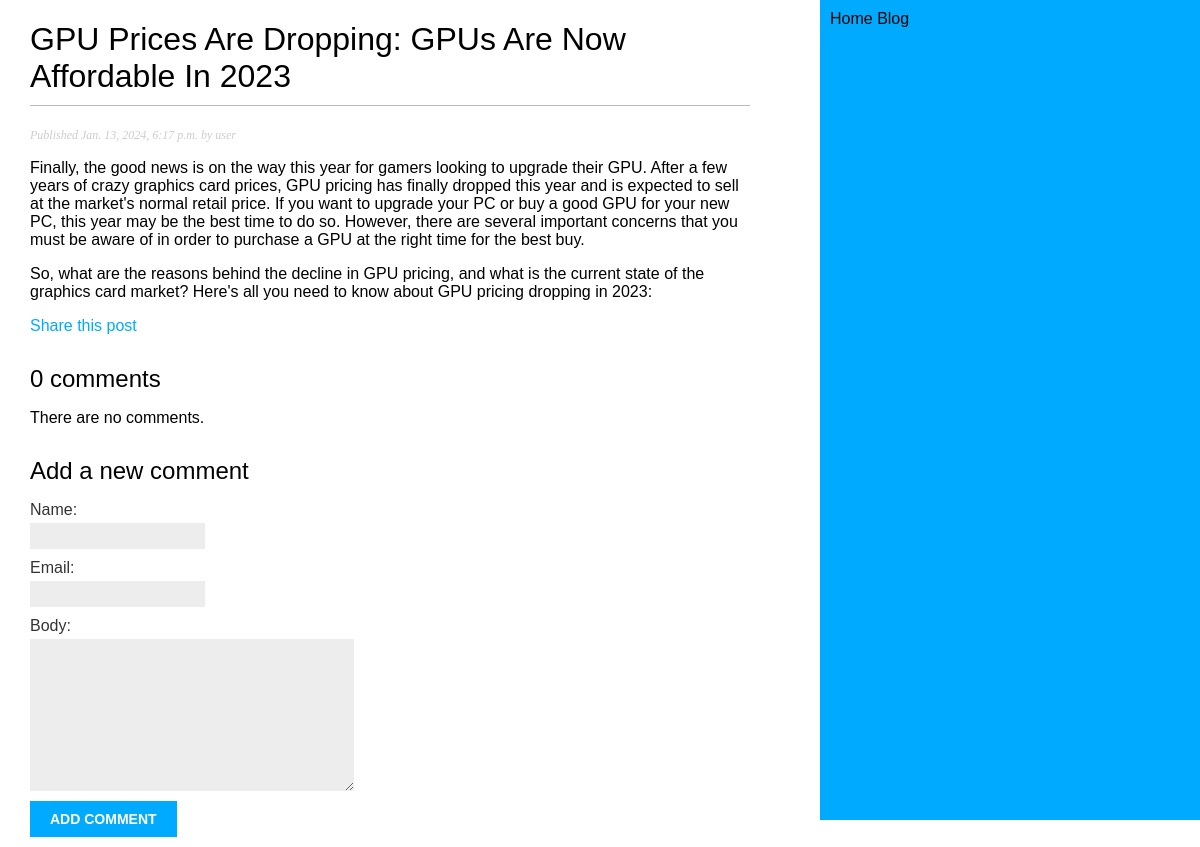
Page /blog/2024/1/13/gpu-prices-are-dropping-gpus-are-now-affordable-in-2023/ on the committed database.
### blog/models.py (models this page shows, shortened)
class Post(models.Model):
 class Status(models.TextChoices):
       DRAFT = 'DF', 'Draft'
       PUBLISHED = 'PB', 'Published'
 title = models.CharField(max_length=250)
 slug = models.SlugField(max_length=250,
                        unique_for_date='publish')
 author = models.ForeignKey(User, on_delete=models.CASCADE, related_name='blog_posts')
 body = models.TextField()
 publish = models.DateTimeField(default=timezone.now)
 created = models.DateTimeField(auto_now_add=True)
 updated = models.DateTimeField(auto_now=True)
 status = models.CharField(max_length=2,choices=Status.choices, default=Status.DRAFT)
 objects = models.Manager() # The default manager.
 published = PublishedManager() # Our custom manager.
 class Meta:
     ordering : ['-publish']
     indexes = [
       models.Index(fields=['-publish']),
   ]

### blog/views.py (the view)
def post_detail(request, year, month, day, post):
     post = get_object_or_404(Post,
                             status=Post.Status.PUBLISHED,
                             slug=post,
                             publish__year=year,
                             publish__month=month,
                             publish__day=day)
     comments = post.comments.filter(active=True)
     form = CommentForm()
     return render(request,
                 'blog/post/detail.html',
                  {'post': post,
                  'comments': comments,
                  'form': form})

### blog/forms.py
class CommentForm(forms.ModelForm):
        class Meta:
                model = Comment
                fields = ['name','email','body']

### blog/templates/blog/post/detail.html (shortened to what this page needs)
{% extends "blog/base.html" %}
{% block content %}
 <h1>{{ post.title }}</h1>
 <p class="date">
 Published {{ post.publish }} by {{ post.author }}
 </p>
 {{ post.body|linebreaks }}
 <p>
    <a href="{% url 'blog:post_share' post.id %}" >
    Share this post
    </a>
    </p>
    {% with comments.count as total_comments %}
 <h2>
 {{ total_comments }} comment{{ total_comments|pluralize }}
 </h2>
 {% endwith %}
 {% for comment in comments %}
 <div class="comment">
    <p class="info">
        Comment {{ forloop.counter }} by {{ comment.name }}
        {{ comment.created }}
        </p>
        {{ comment.body|linebreaks }}
        </div>
    {% empty %}
        <p>There are no comments.</p>
    {% endfor %}
    {% include "blog/post/includes/comment_form.html" %}
{% endblock %}

### blog/static/css/blog.css (style rules this page uses)
body { margin:0; padding:0; font-family:helvetica, sans-serif; }
a { color:#00abff; text-decoration:none; }
h1 { font-weight:normal; border-bottom:1px solid #bbb; padding:0 0 10px 0; }
h2 { font-weight:normal; margin:30px 0 0; }
p.date { color:#ccc; font-family: georgia, serif; font-size: 12px; font-style: italic; }
label { float:left; clear:both; color:#333; margin-bottom:4px; }
input, textarea { clear:both; float:left; margin:0 0 10px; background:#ededed; border:0; padding:6px 10px; font-size:12px; }

### rows in the picture
Post: title "GPU Prices Are Dropping: GPUs Are Now Affordable In 2023", publish "Jan. 13, 2024, 6:17 p.m.", author "user", body "Finally, the good news is on the way this year for gamers looking to upgrade their GPU. After a few years of crazy graphics card prices, GPU pricing has finally dropped this year and is expected to sell at the market's normal retail price. If you want to upgrade your PC or buy a good GPU for your new PC, this year may be the best time to do so. However, there are several important concerns that you must be aware of in order to purchase a GPU at the right time for the best buy. So, what are the reasons behind the decline in GPU pricing, and what is the current state of the graphics card market? Here's all you need to know about GPU pricing dropping in 2023:"

### other values in the picture
{{ total_comments }} "0"
